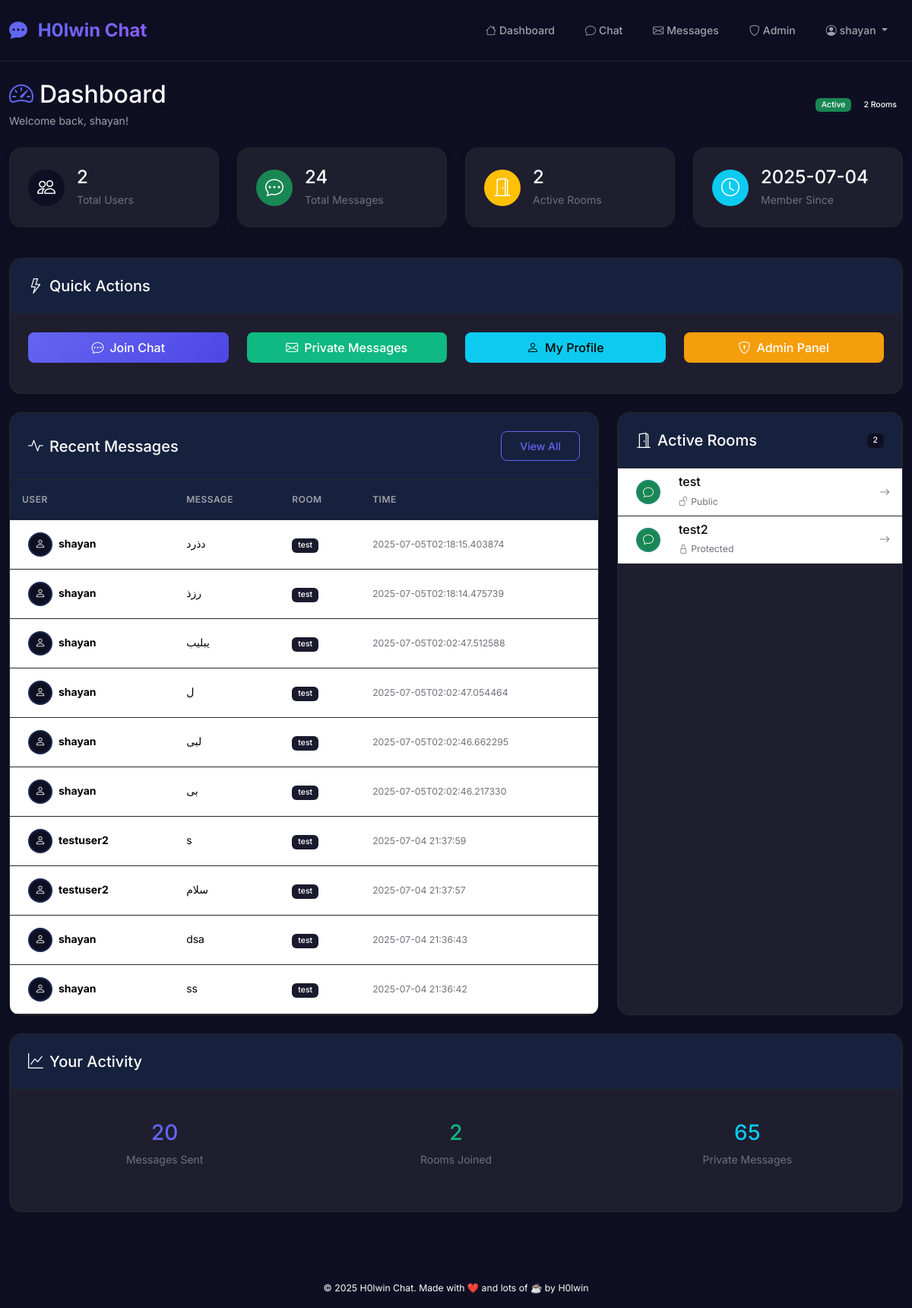
Before: /dashboard (signed in) with the older database file.
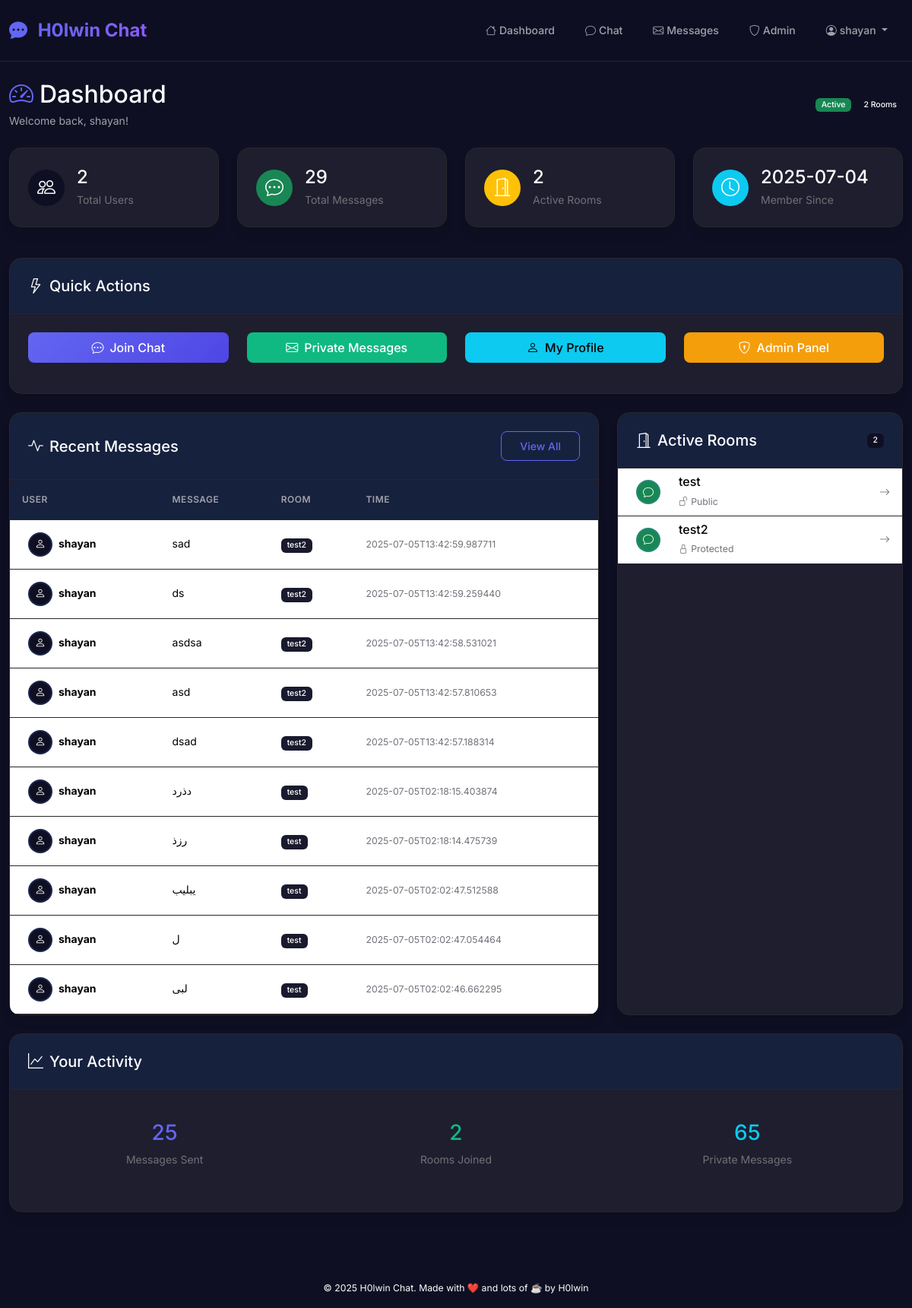
After: the same page with the newer database file.
### tables this page shows
CREATE TABLE messages (
    id INTEGER PRIMARY KEY AUTOINCREMENT,
    sender_id INTEGER NOT NULL,
    room_id INTEGER,
    content TEXT NOT NULL,
    timestamp TIMESTAMP DEFAULT CURRENT_TIMESTAMP,
    FOREIGN KEY (sender_id) REFERENCES users(id) ON DELETE CASCADE,
    FOREIGN KEY (room_id) REFERENCES rooms(id) ON DELETE SET NULL
);

CREATE TABLE "users" (
                    id INTEGER PRIMARY KEY AUTOINCREMENT,
                    username TEXT UNIQUE NOT NULL,
                    email TEXT UNIQUE NOT NULL,
                    hashed_password TEXT NOT NULL,
                    is_admin INTEGER DEFAULT 0,
                    created_at TIMESTAMP DEFAULT CURRENT_TIMESTAMP
                , display_name TEXT, bio TEXT, birth_date DATE, profile_image TEXT, last_seen TIMESTAMP);

CREATE TABLE rooms (
    id INTEGER PRIMARY KEY AUTOINCREMENT,
    name TEXT UNIQUE NOT NULL,
    slug TEXT UNIQUE NOT NULL,
    created_at TIMESTAMP DEFAULT CURRENT_TIMESTAMP
, password TEXT, hidden BOOLEAN DEFAULT 0);

### backend/app.py (the view)
@app.route('/dashboard')
@login_required
def dashboard():
    with get_db() as conn:
        cur = conn.cursor()
        cur.execute('SELECT id, username, email, is_admin, created_at FROM users')
        users = [dict(id=row[0], username=row[1], email=row[2], is_admin=row[3], created_at=row[4]) for row in cur.fetchall()]
        cur.execute('SELECT id, sender_id, content, timestamp FROM messages')
        messages = [dict(id=row[0], sender_id=row[1], content=row[2], timestamp=row[3]) for row in cur.fetchall()]
        cur.execute('''
            SELECT messages.id, users.username, messages.content, messages.timestamp, rooms.name as room_name
            FROM messages
            JOIN users ON messages.sender_id = users.id
            LEFT JOIN rooms ON messages.room_id = rooms.id
            ORDER BY messages.timestamp DESC
            LIMIT 10
        ''')
        recent_messages = [dict(id=row[0], username=row[1], content=row[2], timestamp=row[3], room_name=row[4] or 'General') for row in cur.fetchall()]
        cur.execute('SELECT COUNT(*) FROM messages WHERE sender_id = ?', (current_user.id,))
        user_message_count = cur.fetchone()[0]
        cur.execute('SELECT COUNT(DISTINCT room_id) FROM messages WHERE sender_id = ?', (current_user.id,))
        user_rooms_joined = cur.fetchone()[0]
        cur.execute('SELECT COUNT(*) FROM private_messages WHERE sender_id = ? OR receiver_id = ?', (current_user.id, current_user.id))
        user_pm_count = cur.fetchone()[0]
    rooms = fetch_rooms()
    return render_template('dashboard.html',
                         rooms=rooms,
                         users=users,
                         messages=messages,
                         recent_messages=recent_messages,
                         user_message_count=user_message_count,
                         user_rooms_joined=user_rooms_joined,
                         user_pm_count=user_pm_count)

### backend/app.py (called while the page is built)
@login_manager.user_loader
def load_user(user_id):
    return get_user_by_id(user_id)

def get_db():
    db_path = os.path.join(os.path.dirname(__file__), 'db', 'chatroom.db')
    return sqlite3.connect(db_path)

def fetch_rooms():
    with get_db() as conn:
        cur = conn.cursor()
        cur.execute('SELECT id, name, slug, password, created_at, hidden FROM rooms WHERE hidden = 0 ORDER BY created_at ASC')
        return [dict(id=row[0], name=row[1], slug=row[2], has_password=bool(row[3]), created_at=row[4], hidden=bool(row[5])) for row in cur.fetchall()]

def get_setting(key, default=None):
    with get_db() as conn:
        cur = conn.cursor()
        cur.execute('SELECT value FROM settings WHERE key = ?', (key,))
        row = cur.fetchone()
        return row[0] if row else default

@app.context_processor
def inject_site_name():
    site_name = get_setting('site_name', 'ChatRoom')
    return dict(site_name=site_name)

### frontend/templates/dashboard.html (shortened to what the changed rows need)
{% extends 'base.html' %}
{% block content %}
<div class="container-fluid">
    <div class="row">
        <div class="col-12">
            <div class="d-flex justify-content-between align-items-center mb-4">
                <div>
                    <h2 class="mb-1">
                        <i class="bi bi-speedometer2 me-2 text-primary"></i>Dashboard
                    </h2>
                </div>
            </div>
            <div class="row mb-4">
                <div class="col-md-3 mb-3">
                    <div class="card h-100">
                        <div class="card-body">
                            <div class="d-flex align-items-center">
                                <div class="flex-grow-1 ms-3">
                                    <h4 class="mb-1">{{ messages|length }}</h4>
                                    <p class="text-muted mb-0">Total Messages</p>
                                </div>
                            </div>
                        </div>
                    </div>
                </div>
            </div>
            <div class="row">
                <div class="col-md-8 mb-4">
                    <div class="card h-100">
                        <div class="card-body p-0">
                            <div class="table-responsive">
                                <table class="table table-hover mb-0">
                                    <thead>
                                        <tr>
                                            <th>User</th>
                                            <th>Message</th>
                                            <th>Room</th>
                                            <th>Time</th>
                                        </tr>
                                    </thead>
                                    <tbody>
                                        {% for msg in recent_messages %}
                                        <tr>
                                            <td>
                                                <div class="d-flex align-items-center">
                                                    <div class="avatar-sm bg-primary rounded-circle d-flex align-items-center justify-content-center me-2">
                                                        <i class="bi bi-person text-white"></i>
                                                    </div>
                                                    <strong>{{ msg.username }}</strong>
                                                </div>
                                            </td>
                                            <td>
                                                <div class="text-truncate" style="max-width: 200px;" title="{{ msg.content }}">
                                                    {{ msg.content }}
                                                </div>
                                            </td>
                                            <td>
                                                <span class="badge bg-secondary">{{ msg.room_name }}</span>
                                            </td>
                                            <td>
                                                <small class="text-muted">{{ msg.timestamp }}</small>
                                            </td>
                                        </tr>
                                        {% endfor %}
                                    </tbody>
                                </table>
                            </div>
                        </div>
                    </div>
                </div>
                <div class="col-md-4 mb-4">
                    <div class="card h-100">
                        <div class="card-body p-0">
                            <div class="list-group list-group-flush">
                                {% for room in rooms %}
                                <a href="/chat/room/{{ room.slug }}" class="list-group-item list-group-item-action">
                                    <div class="d-flex align-items-center">
                                        <div class="flex-shrink-0">
                                            <div class="avatar-sm bg-success rounded-circle d-flex align-items-center justify-content-center">
                                                <i class="bi bi-chat text-white"></i>
                                            </div>
                                        </div>
                                        <div class="flex-grow-1 ms-3">
                                            <h6 class="mb-1 room-name">{{ room.name }}</h6>
                                            <small class="text-muted">
                                                {% if room.has_password %}
                                                <i class="bi bi-lock me-1"></i>Protected
                                                {% else %}
                                                <i class="bi bi-unlock me-1"></i>Public
                                                {% endif %}
                                            </small>
                                        </div>
                                        <div class="flex-shrink-0">
                                            <i class="bi bi-arrow-right text-muted"></i>
                                        </div>
                                    </div>
                                </a>
                                {% endfor %}
                            </div>
                        </div>
                    </div>
                </div>
            </div>
            <div class="row">
                <div class="col-12">
                    <div class="card">
                        <div class="card-body">
                            <div class="row">
                                <div class="col-md-4 text-center mb-3">
                                    <div class="p-3">
                                        <h3 class="text-primary mb-2">{{ user_message_count }}</h3>
                                        <p class="text-muted mb-0">Messages Sent</p>
                                    </div>
                                </div>
    </div>
  </div>
      </div>
    </div>
      </div>
    </div>
  </div>
</div>
{% endblock %}

Changed rows visible on the page:
no longer on this page (row unchanged): messages: username "shayan", content "بی", room_name "test", timestamp "2025-07-05T02:02:46.217330"
no longer on this page (row unchanged): messages: username "testuser2", content "s", room_name "test", timestamp "2025-07-04 21:37:59"
no longer on this page (row unchanged): messages: username "testuser2", content "سلام", room_name "test", timestamp "2025-07-04 21:37:57"
no longer on this page (row unchanged): messages: username "shayan", content "dsa", room_name "test", timestamp "2025-07-04 21:36:43"
no longer on this page (row unchanged): messages: username "shayan", content "ss", room_name "test", timestamp "2025-07-04 21:36:42"
added messages: username "shayan", content "sad", room_name "test2", timestamp "2025-07-05T13:42:59.987711"
added messages: username "shayan", content "ds", room_name "test2", timestamp "2025-07-05T13:42:59.259440"
added messages: username "shayan", content "asdsa", room_name "test2", timestamp "2025-07-05T13:42:58.531021"
added messages: username "shayan", content "asd", room_name "test2", timestamp "2025-07-05T13:42:57.810653"
added messages: username "shayan", content "dsad", room_name "test2", timestamp "2025-07-05T13:42:57.188314"
Other visible differences:
{{ messages|length }}: "24" → "29"
{{ user_message_count }}: "20" → "25"
